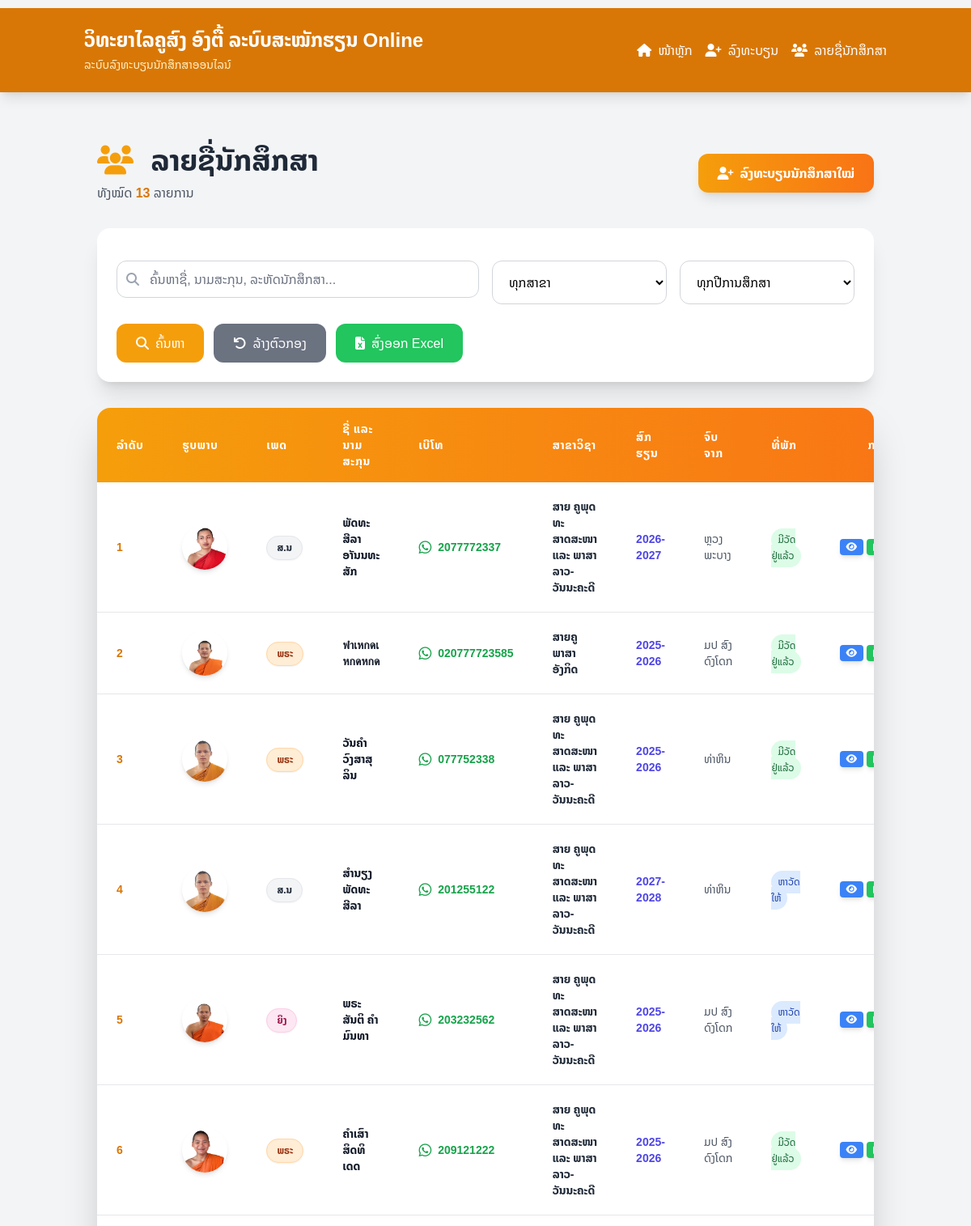
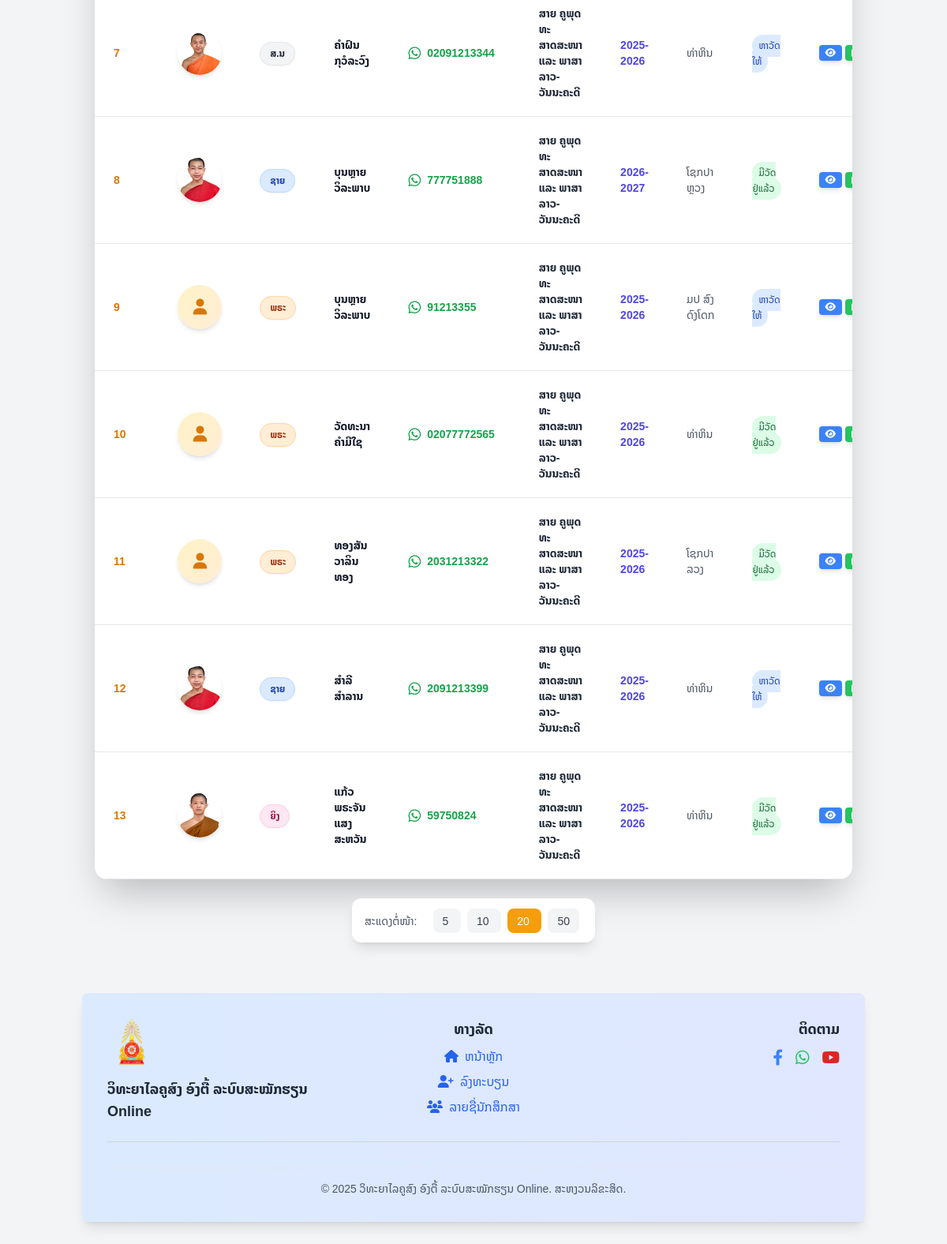
The page /index.php?students_per_page=20&p=1&page=students on the database its author committed (2 pictures, top to bottom).
### tables this page shows
CREATE TABLE `students` (
  `id` int(11) NOT NULL,
  `first_name` varchar(100) NOT NULL,
  `last_name` varchar(100) NOT NULL,
  `gender` enum('ພຣະ','ສ.ນ','ຊາຍ','ຍິງ','ອຶ່ນໆ') NOT NULL,
  `dob` date NOT NULL,
  `email` varchar(100) DEFAULT NULL,
  `phone` varchar(20) DEFAULT NULL,
  `village` varchar(100) DEFAULT NULL,
  `district` varchar(100) DEFAULT NULL,
  `province` varchar(100) DEFAULT NULL,
  `accommodation_type` enum('ຫາວັດໃຫ້','ມີວັດຢູ່ແລ້ວ') DEFAULT 'ມີວັດຢູ່ແລ້ວ',
  `photo` varchar(255) DEFAULT NULL,
  `registered_at` datetime DEFAULT current_timestamp(),
  `created_at` timestamp NOT NULL DEFAULT current_timestamp(),
  `major_id` int(11) DEFAULT NULL,
  `academic_year_id` int(11) DEFAULT NULL,
  `previous_school` varchar(255) DEFAULT NULL
);

CREATE TABLE `majors` (
  `id` int(11) NOT NULL,
  `name` varchar(100) NOT NULL,
  `code` varchar(10) DEFAULT NULL,
  `description` text DEFAULT NULL
);

CREATE TABLE `academic_years` (
  `id` int(11) NOT NULL,
  `year` varchar(9) NOT NULL
);

### src/classes/Student.php (called while the page is built, shortened)
<?php
class Student {
    private $conn;
    private $table_name = "students";
    public function __construct($db) {
        $this->conn = $db;
    }
    public function countStudents($search_term = '', $major_id = 0, $academic_year_id = 0) {
        $query = "SELECT COUNT(*) as total FROM " . $this->table_name . " s
                  LEFT JOIN majors m ON s.major_id = m.id
                  LEFT JOIN academic_years ay ON s.academic_year_id = ay.id
                  WHERE 1=1";
        $params = [];
        $stmt = $this->conn->prepare($query);
        $stmt->execute();
        $result = $stmt->fetch(PDO::FETCH_ASSOC);
        return (int)$result['total'];
    }
    public function getStudentsWithPagination($limit = 10, $offset = 0, $search_term = '', $major_id = 0, $academic_year_id = 0) {
        try {
            $query = "SELECT s.*, m.name as major_name, ay.year as academic_year_name
                      FROM " . $this->table_name . " s
                      LEFT JOIN majors m ON s.major_id = m.id
                      LEFT JOIN academic_years ay ON s.academic_year_id = ay.id
                      WHERE 1=1";
            $params = [];
            $query .= " ORDER BY s.registered_at DESC LIMIT :limit OFFSET :offset";
            $stmt = $this->conn->prepare($query);
            $stmt->bindValue(':limit', $limit, PDO::PARAM_INT);
            $stmt->bindValue(':offset', $offset, PDO::PARAM_INT);
            $stmt->execute();
            return $stmt->fetchAll(PDO::FETCH_ASSOC);
        } catch (PDOException $e) {
            error_log("Database error in Student::getStudentsWithPagination(): " . $e->getMessage());
            return [];
        }
    }
}
?>

### templates/students-list.php (the view, shortened to what this page needs)
<?php
$current_search = $current_search ?? '';
$current_page = $current_page ?? 1;
$total_students = $total_students ?? 0;
$students_per_page = $students_per_page ?? 10;
?>
<div class="container mx-auto px-4 py-8">
    <div class="flex flex-col md:flex-row md:justify-between md:items-center mb-8">
        <div>
            <h1 class="text-4xl font-bold text-gray-800 mb-2">
                <i class="fas fa-users text-amber-500 mr-3"></i>
                ລາຍຊື່ນັກສຶກສາ
            </h1>
            <p class="text-gray-600">
                ທັງໝົດ <span class="font-semibold text-amber-600"><?= $total_students ?></span> ລາຍການ
            </p>
        </div>
        <div class="mt-4 md:mt-0">
            <a href="<?= BASE_URL ?>index.php?page=register"
               class="bg-gradient-to-r from-amber-500 to-orange-500 hover:from-amber-600 hover:to-orange-600 text-white font-bold py-3 px-6 rounded-xl shadow-lg transition-all duration-300 transform hover:scale-105 inline-flex items-center">
                <i class="fas fa-user-plus mr-2"></i>
                ລົງທະບຽນນັກສຶກສາໃໝ່
            </a>
        </div>
    </div>
    <div class="bg-white rounded-2xl shadow-xl p-6 mb-8">
        <form method="GET" action="<?= BASE_URL ?>index.php" class="space-y-4">
            <div class="grid grid-cols-1 md:grid-cols-4 gap-4">
                <div class="md:col-span-2">
                    <div class="relative">
                        <div class="absolute inset-y-0 left-0 pl-3 flex items-center pointer-events-none">
                        </div>
                        <input type="text"
                               name="search"
                               value="<?= htmlspecialchars($current_search) ?>"
                               placeholder="ຄົ້ນຫາຊື່, ນາມສະກຸນ, ລະຫັດນັກສຶກສາ..."
                               class="block w-full pl-10 pr-3 py-3 border border-gray-300 rounded-xl leading-5 bg-white placeholder-gray-500 focus:outline-none focus:placeholder-gray-400 focus:ring-2 focus:ring-amber-500 focus:border-transparent transition-all duration-200">
                    </div>
                </div>
                <div>
                    <select name="major"
                            class="block w-full py-3 px-4 border border-gray-300 rounded-xl leading-5 bg-white focus:outline-none focus:ring-2 focus:ring-amber-500 focus:border-transparent transition-all duration-200">
                        <option value="0">ທຸກສາຂາ</option>
                    </select>
                </div>
                <div>
                    <select name="year"
                            class="block w-full py-3 px-4 border border-gray-300 rounded-xl leading-5 bg-white focus:outline-none focus:ring-2 focus:ring-amber-500 focus:border-transparent transition-all duration-200">
                        <option value="0">ທຸກປີການສຶກສາ</option>
                    </select>
                </div>
            </div>
            <div class="flex flex-col sm:flex-row gap-3 pt-2">
                <button type="submit"
                        class="bg-amber-500 hover:bg-amber-600 text-white font-medium py-3 px-6 rounded-xl transition-all duration-200 flex items-center justify-center">
                    <i class="fas fa-search mr-2"></i>
                    ຄົ້ນຫາ
                </button>
                <a href="<?= BASE_URL ?>index.php?page=students"
                   class="bg-gray-500 hover:bg-gray-600 text-white font-medium py-3 px-6 rounded-xl transition-all duration-200 flex items-center justify-center">
                    <i class="fas fa-undo mr-2"></i>
                    ລ້າງຕົວກອງ
                </a>
                <button type="button"
                        onclick="exportToExcel()"
                        class="bg-green-500 hover:bg-green-600 text-white font-medium py-3 px-6 rounded-xl transition-all duration-200 flex items-center justify-center">
                    <i class="fas fa-file-excel mr-2"></i>
                    ສົ່ງອອກ Excel
                </button>
            </div>
        </form>
    </div>
    <?php if (!empty($students)): ?>
        <div class="bg-white shadow-2xl rounded-2xl overflow-hidden">
            <div class="overflow-x-auto">
                <table class="min-w-full leading-normal">
                    <thead>
                        <tr class="bg-gradient-to-r from-amber-500 to-orange-500 text-white text-left text-sm font-bold uppercase tracking-wider">
                            <th class="px-6 py-4">ລຳດັບ</th>
                            <th class="px-6 py-4">ຮູບພາບ</th>
                            <th class="px-6 py-4">ເພດ</th>
                            <th class="px-6 py-4">ຊື່ ແລະ ນາມສະກຸນ</th>
                            <th class="px-6 py-4">ເບີໂທ</th>
                            <th class="px-6 py-4">ສາຂາວິຊາ</th>
                            <th class="px-6 py-4">ສົກຮຽນ</th>
                            <th class="px-6 py-4">ຈົບຈາກ</th>
                            <th class="px-6 py-4">ທີ່ພັກ</th>
                            <th class="px-6 py-4 text-center">ການກະທຳ</th>
                        </tr>
                    </thead>
                    <tbody class="text-gray-700">
                        <?php
                        $count = ($current_page - 1) * $students_per_page + 1;
                        ?>
                        <?php foreach ($students as $student_row): ?>
                            <tr class="border-b border-gray-200 hover:bg-amber-50 transition-all duration-200">
                                <td class="px-6 py-5 text-sm font-bold text-amber-600"><?= $count++ ?></td>
                                <td class="px-6 py-5">
                                    <?php
                                        $photo_path = BASE_PATH . '/public/uploads/photos/';
                                        $photo_url = BASE_URL . 'public/uploads/photos/';
                                        if (!empty($student_row['photo']) && file_exists($photo_path . $student_row['photo'])):
                                    ?>
                                        <img src="<?= $photo_url . htmlspecialchars($student_row['photo']) ?>"
                                             alt="ຮູບນັກສຶກສາ"
                                             class="w-14 h-14 rounded-full object-cover border-3 border-amber-200 shadow-md hover:scale-110 transition-transform duration-200">
                                    <?php else: ?>
                                        <div class="w-14 h-14 rounded-full bg-gradient-to-br from-amber-100 to-orange-100 flex items-center justify-center text-amber-600 border-3 border-amber-200 shadow-md">
                                            <i class="fas fa-user text-xl"></i>
                                        </div>
                                    <?php endif; ?>
                                </td>
                                <td class="px-6 py-5 text-sm">
                                    <span class="px-3 py-1 text-xs font-bold rounded-full shadow-sm <?=
                                        $student_row['gender'] === 'ຊາຍ' ? 'bg-blue-100 text-blue-800 border border-blue-200' :
                                        ($student_row['gender'] === 'ຍິງ' ? 'bg-pink-100 text-pink-800 border border-pink-200' :
                                        ($student_row['gender'] === 'ພຣະ' ? 'bg-orange-100 text-orange-800 border border-orange-200' :
                                        ($student_row['gender'] === 'ສາມະເນນ' ? 'bg-yellow-100 text-yellow-800 border border-yellow-200' : 'bg-gray-100 text-gray-800 border border-gray-200')))
                                    ?>">
                                        <?= htmlspecialchars($student_row['gender'] ?? 'N/A') ?>
                                    </span>
                                </td>
                                <td class="px-6 py-5">
                                    <div class="text-sm font-bold text-gray-900">
                                        <?= htmlspecialchars($student_row['first_name'] . ' ' . $student_row['last_name']) ?>
                                    </div>
                                </td>
                                <td class="px-6 py-5 text-sm">
                                    <?php if (!empty($student_row['phone'])): ?>
                                        <a href="https://api.whatsapp.com/send?phone=<?= preg_replace('/[^0-9]/', '', $student_row['phone']) ?>"
                                           target="_blank"
                                           class="text-green-600 hover:text-green-800 hover:underline flex items-center font-semibold transition-colors duration-200">
                                            <i class="fab fa-whatsapp mr-2 text-lg"></i>
                                            <?= htmlspecialchars($student_row['phone']) ?>
                                        </a>
                                    <?php else: ?>
                                        <span class="text-gray-400 italic">-</span>
                                    <?php endif; ?>
                                </td>
                                <td class="px-6 py-5 text-sm font-semibold text-gray-800">
                                    <?= htmlspecialchars($student_row['major_name'] ?? 'N/A') ?>
                                </td>
                                <td class="px-6 py-5 text-sm font-semibold text-indigo-600">
                                    <?= htmlspecialchars($student_row['academic_year_name'] ?? $student_row['year'] ?? 'N/A') ?>
                                </td>
                                <td class="px-6 py-5 text-sm text-gray-600">
                                    <?= htmlspecialchars($student_row['previous_school'] ?? 'N/A') ?>
                                </td>
                                <td class="px-6 py-5 text-sm">
                                    <span class="px-2 py-1 text-xs font-medium rounded-full <?=
                                        $student_row['accommodation_type'] === 'ມີວັດຢູ່ແລ້ວ' ? 'bg-green-100 text-green-800' : 'bg-blue-100 text-blue-800'
                                    ?>">
                                        <?= htmlspecialchars($student_row['accommodation_type'] ?? 'N/A') ?>
                                    </span>
                                </td>
                                <td class="px-6 py-5 text-sm text-center">
                                    <div class="flex items-center justify-center space-x-1">
                                        <a href="<?= BASE_URL ?>index.php?page=student-detail&id=<?= htmlspecialchars($student_row['id']) ?>"
                                           class="bg-blue-500 hover:bg-blue-600 text-white px-2 py-1 rounded text-xs font-bold transition-all duration-200 transform hover:scale-105 inline-flex items-center shadow-md"
                                           title="ເບິ່ງລາຍລະອຽດ">
                                            <i class="fas fa-eye"></i>
                                        </a>
                                        <a href="<?= BASE_URL ?>index.php?page=student-edit&id=<?= htmlspecialchars($student_row['id']) ?>"
                                           class="bg-green-500 hover:bg-green-600 text-white px-2 py-1 rounded text-xs font-bold transition-all duration-200 transform hover:scale-105 inline-flex items-center shadow-md"
                                           title="ແກ້ໄຂຂໍ້ມູນ">
                                        </a>
                                    </div>
                                </td>
                            </tr>
                        <?php endforeach; ?>
                    </tbody>
                </table>
            </div>
        </div>
        <div class="text-center mt-6">
            <div class="inline-block bg-white rounded-xl shadow-lg p-4">
                <span class="text-sm text-gray-600 mr-3">ສະແດງຕໍ່ໜ້າ:</span>
                <?php
                $page_sizes = [5, 10, 20, 50];
                foreach ($page_sizes as $size):
                    $current_params = $_GET;
                    $current_params['students_per_page'] = $size;
                    $current_params['p'] = 1;
                    unset($current_params['page']);
                    $size_url = "?" . http_build_query($current_params + ['page' => 'students']);
                ?>
                    <a href="<?= BASE_URL ?>index.php<?= $size_url ?>"
                       class="px-3 py-1 mx-1 text-sm font-medium <?= $students_per_page == $size ? 'bg-amber-500 text-white' : 'bg-gray-100 text-gray-700 hover:bg-gray-200' ?> rounded-lg transition-all duration-200">
                        <?= $size ?>
                    </a>
                <?php endforeach; ?>
            </div>
        </div>
    <?php endif; ?>
</div>

### rows shown on the page
students: photo (picture), gender "ສ.ນ", first_name+last_name "ພັດທະສີລາ ອາັນນທະສັກ", phone "2077772337", major.name "ສາຍ ຄູພຸດທະສາດສະໜາ ແລະ ພາສາລາວ-ວັນນະຄະດີ", academic_year.year "2026-2027", previous_school "ຫຼວງພະບາງ", accommodation_type "ມີວັດຢູ່ແລ້ວ"
students: photo (picture), gender "ພຣະ", first_name+last_name "พำเหกดเ หกดหกด", phone "020777723585", major.name "ສາຍຄູ ພາສາອັງກິດ", academic_year.year "2025-2026", previous_school "ມປ ສົງດົງໂດກ", accommodation_type "ມີວັດຢູ່ແລ້ວ"
students: photo (picture), gender "ພຣະ", first_name+last_name "ວັນຄຳ ວົງສາສຸລິນ", phone "077752338", major.name "ສາຍ ຄູພຸດທະສາດສະໜາ ແລະ ພາສາລາວ-ວັນນະຄະດີ", academic_year.year "2025-2026", previous_school "ທ່າຫິນ", accommodation_type "ມີວັດຢູ່ແລ້ວ"
students: photo (picture), gender "ສ.ນ", first_name+last_name "ສຳນຽງ ພັດທະສີລາ", phone "201255122", major.name "ສາຍ ຄູພຸດທະສາດສະໜາ ແລະ ພາສາລາວ-ວັນນະຄະດີ", academic_year.year "2027-2028", previous_school "ທ່າຫິນ", accommodation_type "ຫາວັດໃຫ້"
students: photo (picture), gender "ຍິງ", first_name+last_name "ພຣະສັນຕິ ຄຳມົນທາ", phone "203232562", major.name "ສາຍ ຄູພຸດທະສາດສະໜາ ແລະ ພາສາລາວ-ວັນນະຄະດີ", academic_year.year "2025-2026", previous_school "ມປ ສົງດົງໂດກ", accommodation_type "ຫາວັດໃຫ້"
students: photo (picture), gender "ພຣະ", first_name+last_name "ຄຳເສົາ ສິດທິເດດ", phone "209121222", major.name "ສາຍ ຄູພຸດທະສາດສະໜາ ແລະ ພາສາລາວ-ວັນນະຄະດີ", academic_year.year "2025-2026", previous_school "ມປ ສົງດົງໂດກ", accommodation_type "ມີວັດຢູ່ແລ້ວ"
students: photo (picture), gender "ສ.ນ", first_name+last_name "ຄຳຝົນ ກຸວໍລະວົງ", phone "02091213344", major.name "ສາຍ ຄູພຸດທະສາດສະໜາ ແລະ ພາສາລາວ-ວັນນະຄະດີ", academic_year.year "2025-2026", previous_school "ທ່າຫິນ", accommodation_type "ຫາວັດໃຫ້"
students: photo (picture), gender "ຊາຍ", first_name+last_name "ບຸນຫຼາຍ ວິລະພາບ", phone "777751888", major.name "ສາຍ ຄູພຸດທະສາດສະໜາ ແລະ ພາສາລາວ-ວັນນະຄະດີ", academic_year.year "2026-2027", previous_school "ໂຊກປາຫຼວງ", accommodation_type "ມີວັດຢູ່ແລ້ວ"
students: gender "ພຣະ", first_name+last_name "ບຸນຫຼາຍ ວິລະພາບ", phone "91213355", major.name "ສາຍ ຄູພຸດທະສາດສະໜາ ແລະ ພາສາລາວ-ວັນນະຄະດີ", academic_year.year "2025-2026", previous_school "ມປ ສົງດົງໂດກ", accommodation_type "ຫາວັດໃຫ້"
students: gender "ພຣະ", first_name+last_name "ວັດທະນາ ຄຳມີໃຊ", phone "02077772565", major.name "ສາຍ ຄູພຸດທະສາດສະໜາ ແລະ ພາສາລາວ-ວັນນະຄະດີ", academic_year.year "2025-2026", previous_school "ທ່າຫິນ", accommodation_type "ມີວັດຢູ່ແລ້ວ"
students: gender "ພຣະ", first_name+last_name "ທອງສັນ ວາລິນທອງ", phone "2031213322", major.name "ສາຍ ຄູພຸດທະສາດສະໜາ ແລະ ພາສາລາວ-ວັນນະຄະດີ", academic_year.year "2025-2026", previous_school "ໂຊກປາລວງ", accommodation_type "ມີວັດຢູ່ແລ້ວ"
students: photo (picture), gender "ຊາຍ", first_name+last_name "ສຳລີ ສຳລານ", phone "2091213399", major.name "ສາຍ ຄູພຸດທະສາດສະໜາ ແລະ ພາສາລາວ-ວັນນະຄະດີ", academic_year.year "2025-2026", previous_school "ທ່າຫິນ", accommodation_type "ຫາວັດໃຫ້"
students: photo (picture), gender "ຍິງ", first_name+last_name "ແກ້ວພຣະຈັນ ແສງສະຫວັນ", phone "59750824", major.name "ສາຍ ຄູພຸດທະສາດສະໜາ ແລະ ພາສາລາວ-ວັນນະຄະດີ", academic_year.year "2025-2026", previous_school "ທ່າຫິນ", accommodation_type "ມີວັດຢູ່ແລ້ວ"

### other values the page prints
SITE_NAME "ວິທະຍາໄລຄູສົງ ອົງຕື້ ລະບົບສະໝັກຮຽນ Online"
$total_students "13"
$size "5"
$size "10"
$size "20"
$size "50"
